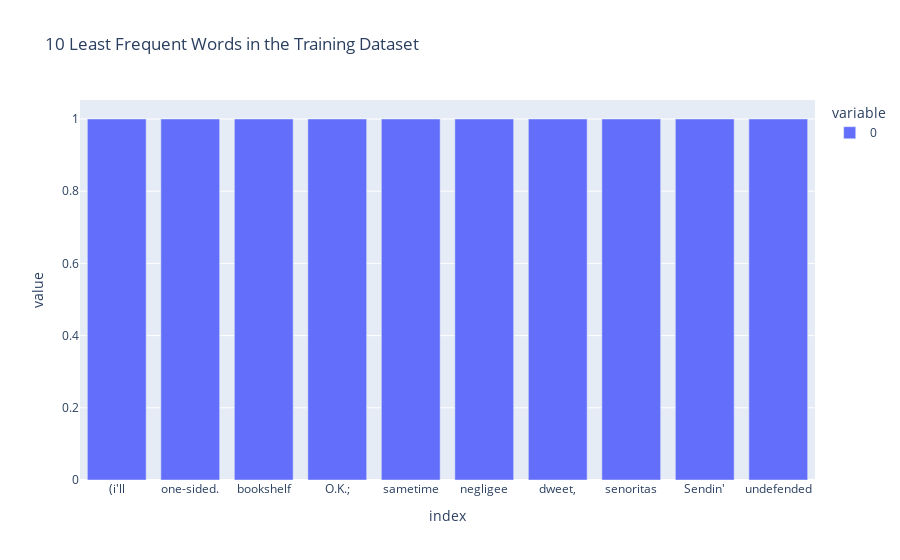

Source (notebook cell):
### Code cell
px.bar(testset.Lyrics.str.split(expand=True).stack().value_counts().tail(10), title='10 Least Frequent Words in the Training Dataset')

### Figure 1 — Plotly figure (JSON) as saved in the notebook; plotly's stock layout.template omitted (floating-point values rounded to 4 significant figures)
{"data": [{"alignmentgroup": "True", "hovertemplate": "variable=0<br>index=%{x}<br>value=%{y}<extra></extra>", "legendgroup": "0", "marker": {"color": "#636efa", "pattern": {"shape": ""}}, "name": "0", "offsetgroup": "0", "orientation": "v", "showlegend": true, "textposition": "auto", "type": "bar", "x": ["(i'll", "one-sided.", "bookshelf", "O.K.;", "sametime", "negligee", "dweet,", "senoritas", "Sendin'", "undefended"], "xaxis": "x", "y": [1, 1, 1, 1, 1, 1, 1, 1, 1, 1], "yaxis": "y"}], "layout": {"barmode": "relative", "legend": {"title": {"text": "variable"}, "tracegroupgap": 0}, "title": {"text": "10 Least Frequent Words in the Training Dataset"}, "xaxis": {"anchor": "y", "domain": [0, 1], "title": {"text": "index"}}, "yaxis": {"anchor": "x", "domain": [0, 1], "title": {"text": "value"}}}}
